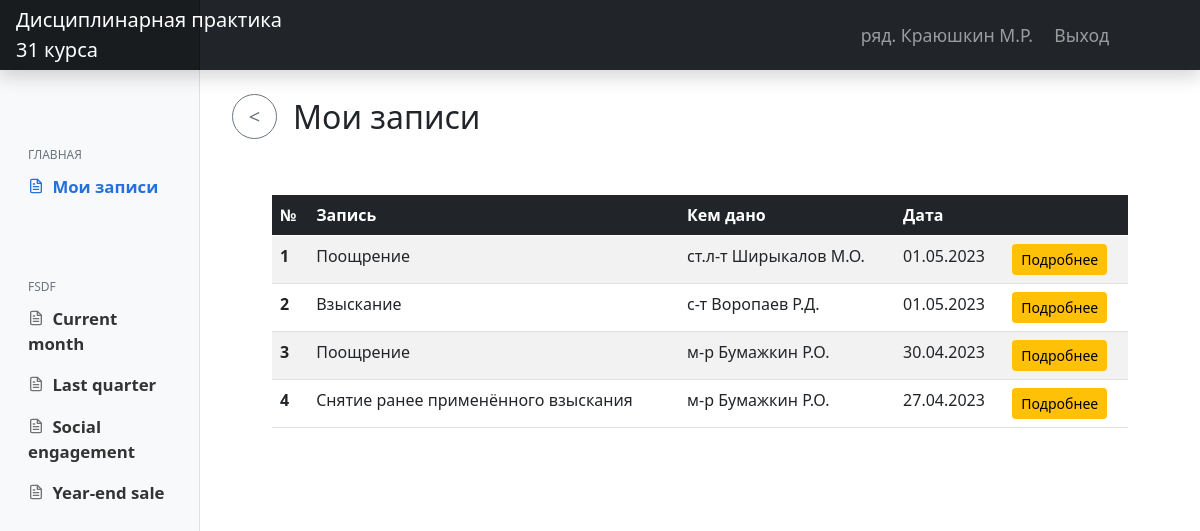
The page /my_notes/ (signed in) on the database its author committed.
### main/models.py (models this page shows, shortened)
class CustomUser(AbstractUser):
    LS = 1
    KO = 2
    KG = 3
    KOF = 4
    ST = 5
    NK = 6
    ROLE_CHOICES = (
        (LS, 'Курсант'),
        (KO, 'Командир отделения'),
        (KG, 'Командир группы'),
        (KOF, 'Курсовой офицер'),
        (ST, 'Старшина курса'),
        (NK, 'Начальник курса')
    )
    RANG_CHOICES = (
        ('ряд.', 'Рядовой'),
        ('мл.с-т', 'Мл.Сержант'),
        ('с-т', 'Сержант'),
        ('ст.с-т', 'Ст.Сержант'),
        ('пр-к', 'Прапорщик'),
        ('ст.пр-к', 'Ст.Прапорщик'),
        ('л-т', 'Лейтенант'),
        ('ст.л-т', 'Ст.Лейтенант'),
        ('к-н', 'Капитан'),
        ('м-р', 'Майор'),
        ('п/п-к', 'Подполковник'),
        ('п-к', 'Полковник')
    )
    PLATOON_CHOICES = (
        (1, '1 взвод'),
        (2, '2 взвод')
    )
    GROUP_CHOICES = (
        (311, '311 группа'),
        (312, '312 группа'),
        (313, '313 группа'),
        (314, '314 группа')
    )
    UNIT_CHOICES = (
        (1, '1 отделение'),
        (2, '2 отделение'),
        (3, '3 отделение')
    )
    role = models.PositiveSmallIntegerField('Должность', choices=ROLE_CHOICES, blank=True, null=True)
    first_name = models.CharField('Имя', max_length=50, blank=True, null=True)
    last_name = models.CharField('Фамилия', max_length=50, blank=True, null=True)
    surname = models.CharField('Отчество', max_length=50, blank=True, null=True)
    rang = models.CharField('Воинское звание', choices=RANG_CHOICES, max_length=50, blank=True, null=True)
    platoon = models.PositiveSmallIntegerField('Взвод', choices=PLATOON_CHOICES, blank=True, null=True)
    group = models.IntegerField('Номер группы', choices=GROUP_CHOICES, blank=True, null=True)
    unit = models.PositiveSmallIntegerField('Отделение', choices=UNIT_CHOICES, blank=True, null=True)
    def get_FIO(self):
        if self.last_name:
            return str(self.rang) + ' ' + str(self.last_name) + ' ' + str(self.first_name[0].upper()) + '.' + str(
                self.surname[0].upper()) + '.'
        else:
            return "'unknown'"

class Note(models.Model):
    TYPENOTE_CHOICES = (
        ('Поощрение', 'Поощрение'),
        ('Взыскание', 'Взыскание'),
        ('Снятие ранее применённого взыскания', 'Снятие ранее применённого взыскания'),
    )
    cadet = models.ForeignKey(settings.AUTH_USER_MODEL, on_delete=models.CASCADE, related_name='note_for_cadet',
                              verbose_name='Кому')
    type = models.CharField('Вид записи', choices=TYPENOTE_CHOICES, max_length=40)
    who_gave = models.ForeignKey(settings.AUTH_USER_MODEL, on_delete=models.CASCADE, related_name='note_who_gave',
                                 verbose_name='Кем дано')
    text = models.TextField('Текст записи')
    date = models.DateField('Дата')
    check_active = models.BooleanField('Активно', default=True)
    slug = models.SlugField(max_length=255, unique=True, db_index=True, blank=True)
    class Meta:
        verbose_name = 'Запись'
        verbose_name_plural = 'Записи'

### main/views.py (the view)
# urls.py: path('my_notes/', UserNotesListView.as_view(), name='view_my_notes'),
class UserNotesListView(LoginRequiredMixin, ListView):
    model = Note
    context_object_name = 'user_notes'
    template_name = 'main/my_notes.html'
    def get_queryset(self):
        login_user = self.request.user
        notes = Note.objects.filter(cadet=login_user).order_by('-date')
        return notes

### main/templates/main/my_notes.html (shortened to what this page needs)
{% extends 'main/layout.html' %}
{% load static %}
{% block content %}
    <h2 class="mt-4 ms-2"><a onclick="history.back();"><button class="btn btn-outline-secondary btn-circle btn-sm mb-2 me-3"><</button></a>Мои записи</h2>
    {% if user_notes %}
    <div class="table-responsive mt-5 mx-5">
        <table class="table table-striped">
            <thead class="table-dark">
            <tr>
                <th scope="col">№</th>
                <th scope="col">Запись</th>
                <th scope="col">Кем дано</th>
                <th scope="col">Дата</th>
                <th scope="col"></th>
            </tr>
            </thead>
            <tbody>
            {% for note in user_notes %}
                <tr>
                    <th scope="row">{{ forloop.counter }}</th>
                    <td>{{ note.type }}</td>
                    <td>{{ note.who_gave.get_FIO }}</td>
                    <td>{{ note.date|date:"d.m.Y" }}</td>
                    <td><a class="btn btn-sm btn-warning" href="{% url 'user_note_detail' slug=note.slug %}">Подробнее</a></td>
                </tr>
            {% endfor %}
            </tbody>
        </table>
    </div>
    {% else %}
        <div class="alert alert-warning text-center mt-4 mx-5" role="alert">
            <h4 class="mt-1">У вас нет записей</h4>
        </div>
    {% endif %}
{% endblock %}

### main/templates/main/layout.html (shortened to what this page needs)
{% load static %}
<!DOCTYPE html>
<html lang="ru">
<head>
    <link rel="stylesheet" href="{% static 'main/css/main.css' %}">
    <link rel="stylesheet" href="{% static 'main/css/bootstrap.min.css' %}">
    <link href="{% static 'main/js/main.js' %}" rel="stylesheet">
  </head>
  <body>
  <header class="navbar navbar-dark sticky-top bg-dark flex-md-nowrap p-0 shadow">
      <a href="{% url 'home' %}" class="navbar-brand col-md-3 col-lg-2 me-0 px-3 text-start">Дисциплинарная практика<br>31 курса</a>
      <div class="navbar-nav">
          <div class="row row-cols-2 mx-2 gx-5">
              <div class="nav-item text-nowrap">
                  <a class="nav-link nav-el">{{ request.user.get_FIO }}</a>
              </div>
              <div class="nav-item text-nowrap">
                  <a class="nav-link nav-el px-3" href="{% url 'logout' %}">Выход</a>
              </div>
          </div>
      </div>
  </header>
  <div class="container-fluid">
      <div class="row">
          <nav id="sidebarMenu" class="col-md-3 col-lg-2 d-md-block bg-light sidebar collapse">
              <div class="position-sticky pt-5">
                  <h6 class="sidebar-heading d-flex justify-content-between align-items-center px-3 mb-1 text-muted">
                      Главная</h6>
                  <ul class="nav flex-column">
                      {% if request.user.role == 1 or request.user.role == 2 or request.user.role == 3 %}
                      <li class="nav-item">
                          <a class="nav-link active" aria-current="page" href="{% url 'view_my_notes' %}">
                              <span data-feather="file-text"></span>
                              Мои записи
                          </a>
                      </li>
                      {% endif %}
                  </ul>
                  <h6 class="sidebar-heading d-flex justify-content-between align-items-center px-3 pt-5 mt-4 mb-1 text-muted">
                      fsdf</h6>
                  <ul class="nav flex-column mb-2">
                      <li class="nav-item">
                          <a class="nav-link" href="#">
                              <span data-feather="file-text"></span>
                              Current month
                          </a>
                      </li>
                      <li class="nav-item">
                          <a class="nav-link" href="#">
                              <span data-feather="file-text"></span>
                              Last quarter
                          </a>
                      </li>
                      <li class="nav-item">
                          <a class="nav-link" href="#">
                              <span data-feather="file-text"></span>
                              Social engagement
                          </a>
                      </li>
                      <li class="nav-item">
                          <a class="nav-link" href="#">
                              <span data-feather="file-text"></span>
                              Year-end sale
                          </a>
                      </li>
                  </ul>
              </div>
    </nav>
    <main class="col-md-9 ms-sm-auto col-lg-10 px-md-4">
        {% block content %}{% endblock %}
    </main>
  </div>
</div>
  </body>
</html>

### main/static/main/css/main.css (style rules this page uses)
body { font-size: .875rem; }
.feather { width: 16px; height: 16px; vertical-align: text-bottom; }
.sidebar { position: fixed; top: 0; bottom: 0; left: 0; z-index: 100; padding: 100px 0 0; box-shadow: inset -1px 0 0 rgba(0, 0, 0, .1); }
.sidebar .nav-link { font-weight: 600; color: #333; font-size: 1.05rem; }
.sidebar .nav-link .feather { margin-right: 4px; margin-bottom: 4px; color: #727272; }
.sidebar .nav-link { transition: transform .3s ease-out; }
.sidebar .nav-link.active { color: #2470dc; }
.sidebar .nav-link:hover .feather, .sidebar .nav-link.active .feather { color: inherit; }
.sidebar-heading { font-size: .75rem; text-transform: uppercase; }
.navbar-brand { padding-top: .75rem; padding-bottom: .75rem; font-size: 1.15rem; background-color: rgba(0, 0, 0, .25); box-shadow: inset -1px 0 0 rgba(0, 0, 0, .25); }
.nav-el { font-size: 1.1rem; }
.btn-circle.btn-sm { width: 45px; height: 45px; padding: 0px 12px; border-radius: 60px; font-size: 20px; text-align: center; }

### rows shown on the page
CustomUser: user.get_FIO "ряд. Краюшкин М.Р."
Note: type "Поощрение", who_gave.get_FIO "ст.л-т Ширыкалов М.О.", date "01.05.2023"
Note: type "Взыскание", who_gave.get_FIO "с-т Воропаев Р.Д.", date "01.05.2023"
Note: type "Поощрение", who_gave.get_FIO "м-р Бумажкин Р.О.", date "30.04.2023"
Note: type "Снятие ранее применённого взыскания", who_gave.get_FIO "м-р Бумажкин Р.О.", date "27.04.2023"
